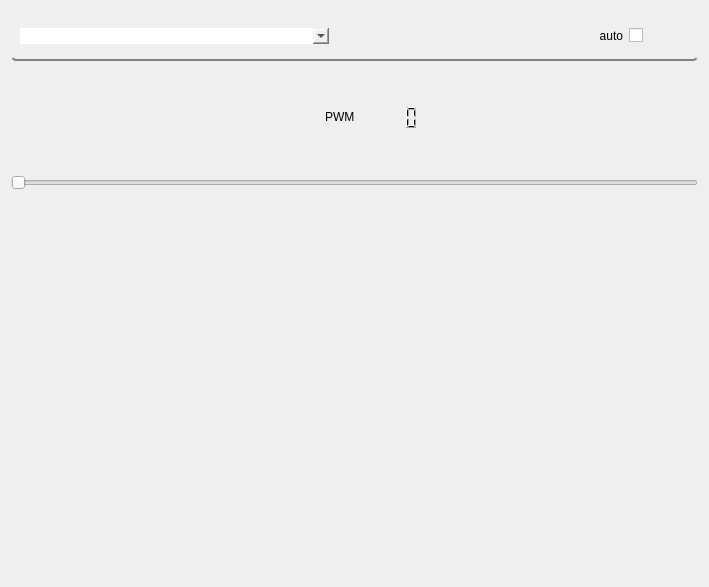
<?xml version="1.0" encoding="UTF-8"?>
<ui version="4.0">
 <class>Form</class>
 <widget class="QWidget" name="Form">
  <property name="geometry">
   <rect>
    <x>0</x>
    <y>0</y>
    <width>709</width>
    <height>587</height>
   </rect>
  </property>
  <property name="maximumSize">
   <size>
    <width>16777215</width>
    <height>16777215</height>
   </size>
  </property>
  <property name="windowTitle">
   <string>Form</string>
  </property>
  <property name="styleSheet">
   <string notr="true">border:none</string>
  </property>
  <layout class="QVBoxLayout" name="verticalLayout">
   <item>
    <widget class="QGroupBox" name="groupBox">
     <property name="minimumSize">
      <size>
       <width>0</width>
       <height>50</height>
      </size>
     </property>
     <property name="maximumSize">
      <size>
       <width>16777215</width>
       <height>50</height>
      </size>
     </property>
     <property name="styleSheet">
      <string notr="true"> QGroupBox {
 background-color: qlineargradient(x1: 0, y1: 0, x2: 0, y2: 1,
                                   stop: 0 #edb514, stop: 1 #ea4000);
 border-bottom: 2px solid gray;
 border-radius: 5px;
 margin-top: 0; /* leave space at the top for the title */
}</string>
     </property>
     <property name="title">
      <string/>
     </property>
     <layout class="QHBoxLayout" name="horizontalLayout">
      <item>
       <widget class="QComboBox" name="comboBox"/>
      </item>
      <item>
       <widget class="QCheckBox" name="checkBox">
        <property name="layoutDirection">
         <enum>Qt::RightToLeft</enum>
        </property>
        <property name="text">
         <string>auto</string>
        </property>
       </widget>
      </item>
      <item>
       <widget class="QPushButton" name="settingsButton">
        <property name="minimumSize">
         <size>
          <width>15</width>
          <height>15</height>
         </size>
        </property>
        <property name="maximumSize">
         <size>
          <width>40</width>
          <height>40</height>
         </size>
        </property>
        <property name="autoFillBackground">
         <bool>false</bool>
        </property>
        <property name="styleSheet">
         <string notr="true">border: none;
background-color:none;</string>
        </property>
        <property name="text">
         <string/>
        </property>
        <property name="icon">
         <iconset>
          <normaloff>imgs/settings1.png</normaloff>imgs/settings1.png</iconset>
        </property>
       </widget>
      </item>
     </layout>
    </widget>
   </item>
   <item>
    <layout class="QVBoxLayout" name="verticalLayout_2">
     <item>
      <layout class="QHBoxLayout" name="horizontalLayout_2">
       <property name="spacing">
        <number>0</number>
       </property>
       <item alignment="Qt::AlignRight">
        <widget class="QLabel" name="label">
         <property name="minimumSize">
          <size>
           <width>0</width>
           <height>50</height>
          </size>
         </property>
         <property name="maximumSize">
          <size>
           <width>16777215</width>
           <height>100</height>
          </size>
         </property>
         <property name="text">
          <string>PWM</string>
         </property>
        </widget>
       </item>
       <item alignment="Qt::AlignLeft">
        <widget class="QLCDNumber" name="fanLcd">
         <property name="minimumSize">
          <size>
           <width>0</width>
           <height>50</height>
          </size>
         </property>
         <property name="maximumSize">
          <size>
           <width>16777215</width>
           <height>100</height>
          </size>
         </property>
        </widget>
       </item>
      </layout>
     </item>
     <item alignment="Qt::AlignTop">
      <widget class="QSlider" name="fanSlider">
       <property name="minimumSize">
        <size>
         <width>0</width>
         <height>20</height>
        </size>
       </property>
       <property name="maximumSize">
        <size>
         <width>16777215</width>
         <height>20</height>
        </size>
       </property>
       <property name="maximum">
        <number>100</number>
       </property>
       <property name="orientation">
        <enum>Qt::Horizontal</enum>
       </property>
      </widget>
     </item>
    </layout>
   </item>
  </layout>
 </widget>
 <resources/>
 <connections/>
</ui>
